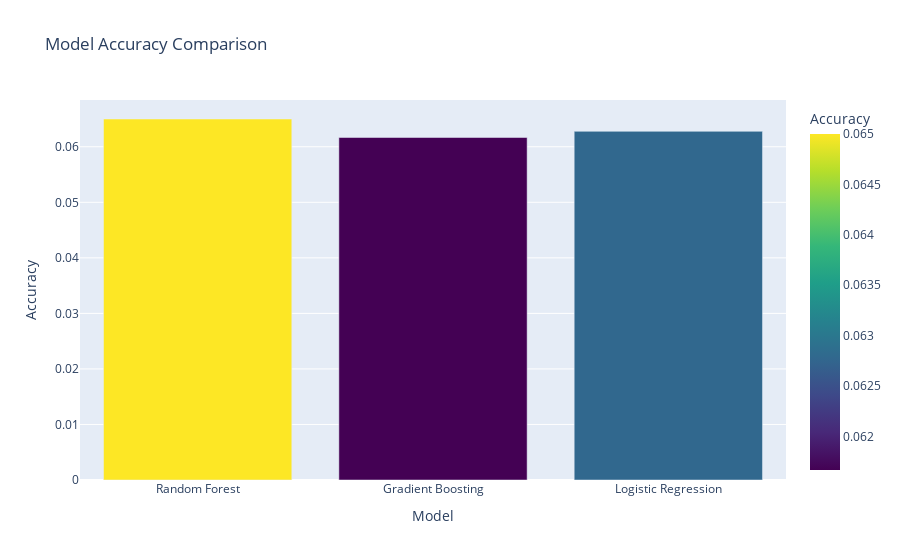
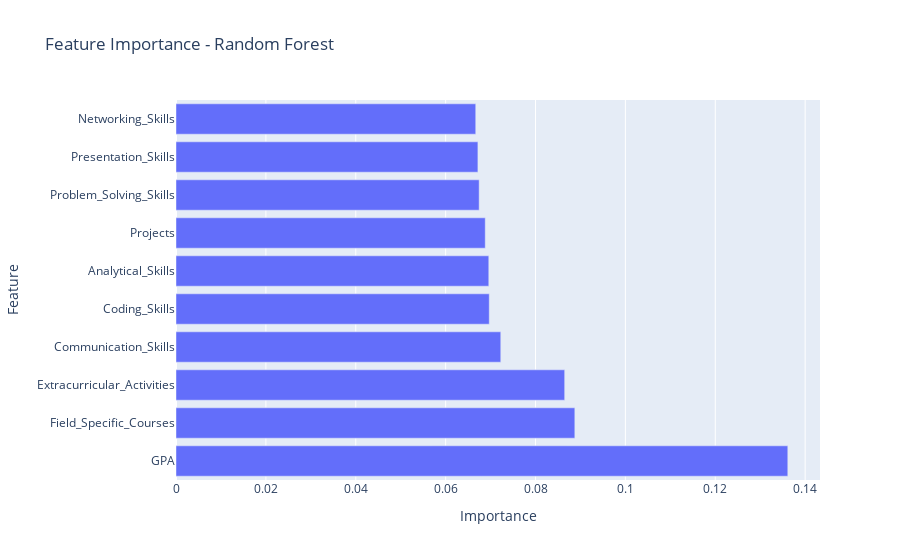

Source (notebook cell) for these figures, in order:
### Markdown cell above
##  Model Performance Analysis

### Code cell
# Analyze model performance
if 'model_results' in locals():
    print(" MODEL PERFORMANCE ANALYSIS")
    
    # Create performance comparison
    performance_df = pd.DataFrame({
        'Model': list(model_results.keys()),
        'Accuracy': [results['accuracy'] for results in model_results.values()],
        'CV Mean': [results['cv_mean'] for results in model_results.values()],
        'CV Std': [results['cv_std'] for results in model_results.values()]
    })
    
    print("\n Model Performance Summary:")
    display(performance_df.round(4))
    
    # Best model
    best_model_name = performance_df.loc[performance_df['Accuracy'].idxmax(), 'Model']
    best_accuracy = performance_df['Accuracy'].max()
    
    print(f"\n Best Model: {best_model_name} (Accuracy: {best_accuracy:.4f})")
    
    # Visualize performance
    fig = px.bar(performance_df, x='Model', y='Accuracy', 
                 title=" Model Accuracy Comparison",
                 color='Accuracy', color_continuous_scale='viridis')
    fig.show()
    
    # Feature importance for best model
    best_model = model_results[best_model_name]['model']
    if hasattr(best_model, 'feature_importances_'):
        feature_importance = pd.DataFrame({
            'Feature': feature_cols,
            'Importance': best_model.feature_importances_
        }).sort_values('Importance', ascending=False)
        
        print(f"\n Top 10 Important Features ({best_model_name}):")
        display(feature_importance.head(10))
        
        # Plot feature importance
        fig = px.bar(feature_importance.head(10), x='Importance', y='Feature',
                     orientation='h', title=f" Feature Importance - {best_model_name}")
        fig.show()

    print(" Performance analysis completed!")

### Figure 1 — Plotly figure (JSON) as saved in the notebook; plotly's stock layout.template omitted (floating-point values rounded to 4 significant figures)
{"data": [{"alignmentgroup": "True", "hovertemplate": "Model=%{x}<br>Accuracy=%{marker.color}<extra></extra>", "legendgroup": "", "marker": {"color": [0.065, 0.06167, 0.06278], "coloraxis": "coloraxis", "pattern": {"shape": ""}}, "name": "", "offsetgroup": "", "orientation": "v", "showlegend": false, "textposition": "auto", "type": "bar", "x": ["Random Forest", "Gradient Boosting", "Logistic Regression"], "xaxis": "x", "y": [0.065, 0.06167, 0.06278], "yaxis": "y"}], "layout": {"barmode": "relative", "coloraxis": {"colorbar": {"title": {"text": "Accuracy"}}, "colorscale": [[0, "#440154"], [0.1111, "#482878"], [0.2222, "#3e4989"], [0.3333, "#31688e"], [0.4444, "#26828e"], [0.5556, "#1f9e89"], [0.6667, "#35b779"], [0.7778, "#6ece58"], [0.8889, "#b5de2b"], [1, "#fde725"]]}, "legend": {"tracegroupgap": 0}, "title": {"text": " Model Accuracy Comparison"}, "xaxis": {"anchor": "y", "domain": [0, 1], "title": {"text": "Model"}}, "yaxis": {"anchor": "x", "domain": [0, 1], "title": {"text": "Accuracy"}}}}

### Figure 2 — Plotly figure (JSON) as saved in the notebook; plotly's stock layout.template omitted (floating-point values rounded to 4 significant figures)
{"data": [{"alignmentgroup": "True", "hovertemplate": "Importance=%{x}<br>Feature=%{y}<extra></extra>", "legendgroup": "", "marker": {"color": "#636efa", "pattern": {"shape": ""}}, "name": "", "offsetgroup": "", "orientation": "h", "showlegend": false, "textposition": "auto", "type": "bar", "x": [0.1361, 0.08875, 0.08649, 0.07227, 0.0697, 0.0696, 0.06881, 0.06746, 0.06718, 0.0667], "xaxis": "x", "y": ["GPA", "Field_Specific_Courses", "Extracurricular_Activities", "Communication_Skills", "Coding_Skills", "Analytical_Skills", "Projects", "Problem_Solving_Skills", "Presentation_Skills", "Networking_Skills"], "yaxis": "y"}], "layout": {"barmode": "relative", "legend": {"tracegroupgap": 0}, "title": {"text": " Feature Importance - Random Forest"}, "xaxis": {"anchor": "y", "domain": [0, 1], "title": {"text": "Importance"}}, "yaxis": {"anchor": "x", "domain": [0, 1], "title": {"text": "Feature"}}}}
